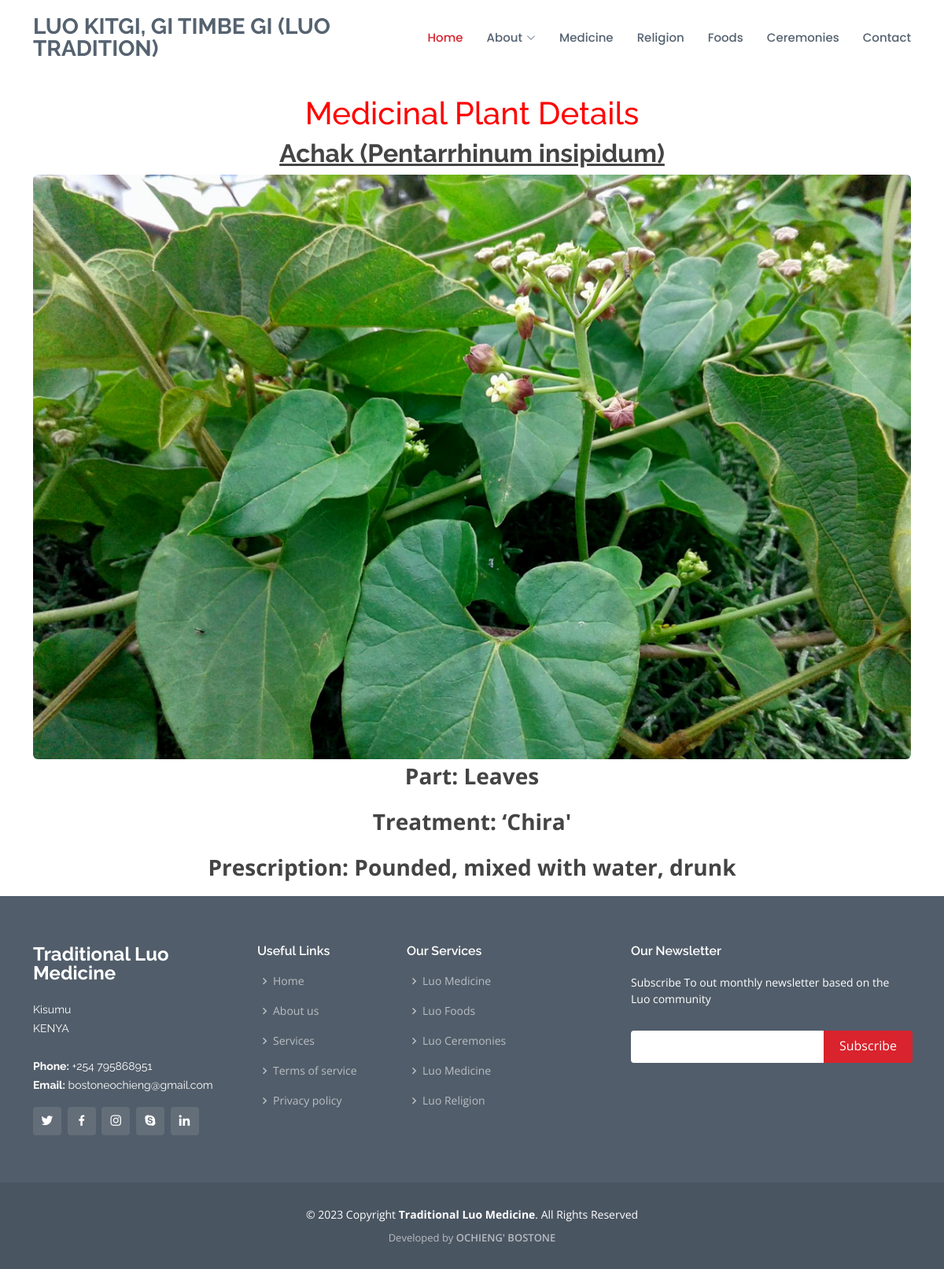
The app's page /plant/27/ with its own data.
### luomedicine_app/models.py (models this page shows, shortened)
class MedicinalPlant(models.Model):
    def validate_image_file_extension(value):
        allowed_extensions = [".jpg", ".jpeg", ".png", ".gif", ".PNG", ".JPG"]
        ext = os.path.splitext(value.name)[1]
        if not ext.lower() in allowed_extensions:
            raise ValidationError(
                "Unsupported file extension.  Allowed extensions are: .jpg, .jpeg, .png, .gif"
            )
    """
    A model representing a medicinal plant.
    """
    title = models.CharField(max_length=100)
    part = models.TextField(default="leaves")
    treatment = models.TextField()
    prescription = models.TextField()
    image = models.ImageField(
        upload_to="luomedicine_app/static/medicinal_plant_images/",
        validators=[validate_image_file_extension],
    )

### luomedicine_app/views.py (the view, shortened to what this page needs)
# urls.py: path("plant/<int:id>/", views.get_medicinal_plant_by_id, name="plant"),
def get_medicinal_plant_by_id(request, id):
    try:
        medicinal_plant = MedicinalPlant.objects.get(id=id)
    except MedicinalPlant.DoesNotExist:
        error_message = "The requested MedicinalPlant does not exist."
        return render(
            request,
            "luomedicine/error.html",
            {"error_message": error_message},
            status=404,
        )
    return render(
        request, "luomedicine/plant.html", {"medicinal_plant": medicinal_plant}
    )

### luomedicine_app/templates/luomedicine/plant.html
{% extends "luomedicine/layout.html" %} {% block body %} {% load static %}
<div style="
    margin-top: 120px;
    color: red;
    font-size: 44px;
    font-weight: bold;
    text-align: center;
    font-family: Times New Roman, Times, serif;">
  <h1>Medicinal Plant Details</h1>
</div>
<div class="container mt-10">
  <div class="row" >
    <div class="col-md-12 d-flex justify-content-center">
      <div>
        <h2 class="text-center fw-bold text-decoration-underline">{{ medicinal_plant.title }}</h2>
        <img src="{{ medicinal_plant.image.url }}" alt="{{ medicinal_plant.title }}" class="img-fluid rounded mx-auto d-block">
        <p class="text-center fs-3 fw-bold">Part: {{ medicinal_plant.part }}</p>
        <p class="text-center fs-3 fw-bold">Treatment: {{ medicinal_plant.treatment }}</p>
        <p class="text-center fs-3 fw-bold">Prescription: {{ medicinal_plant.prescription }}</p>
      </div>
    </div>
  </div>
</div>
{% endblock %}

### luomedicine_app/static/assets/css/style.css (style rules this page uses)
body { font-family: "Open Sans", sans-serif; color: #444444; }
h1, h2, h3, h4, h5, h6 { font-family: "Raleway", sans-serif; }

### records on screen
MedicinalPlant: title "Achak (Pentarrhinum insipidum)", image (picture), part "Leaves", treatment "‘Chira'", prescription "Pounded, mixed with water, drunk"
